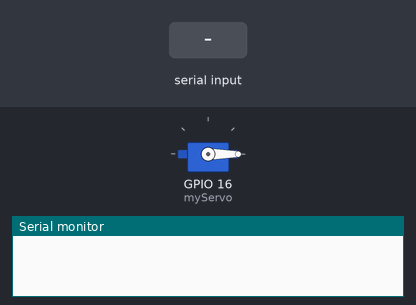
The sketch below on a simulated ESP32. Parts: servo, the last lines printed to the serial monitor. Inputs (shaded band) come from the test bench.

Above: at 1.2 s.
1.3 s: "90,45\n" received over Serial
At 2.2 s:
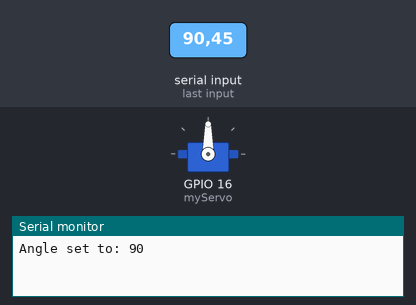
2.8 s: "30,150\n" received over Serial
At 3.3 s:
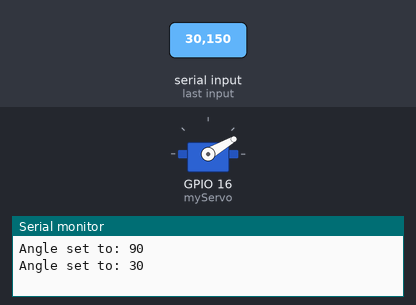
4.3 s: "90\n" received over Serial
At 5.6 s:
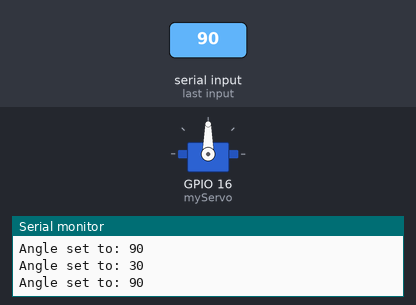
Timing chart, 0 to 7.3 s (numbered marks = the images above; inputs shaded):
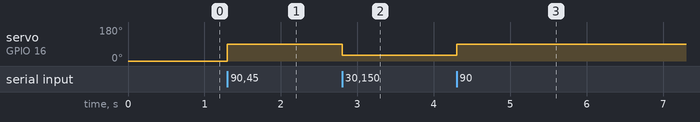

The sketch:

ServoAngleTesting.ino
```cpp
#include <ESP32Servo.h>


// === Servo Setup ===
Servo myServo;

// === Button & State ===
const int buttonPin = 16;    //pin for input button
bool toolState = false;      //tracks current state of tool
int lastButtonState = HIGH;

int val = 0;

void setup() {
  Serial.begin(115200);  //for debugging ofc

  // === Setup Servo ===
  myServo.attach(16, 1000, 2000);  //servo connected to pin 4, but be PWM capable
  myServo.write(0);  //start closed
}

void loop() {
  if (Serial.available() > 0) {
    int angle = Serial.parseInt();

    if (angle >= 0 && angle <= 180) {
      myServo.write(angle);
      Serial.print("Angle set to: ");
      Serial.println(angle);
    }

    while (Serial.available() > 0) {
      Serial.read();
    }
  }

  /*
  myServo.write(val);
  val++;
  if (val > 180) {
    val = 0;
  }
  delay(50);
  */
}
```

Measured:
- after the input at 1.3 s, servo on GPIO 16 (myServo): 0° → 90° at once
- after the input at 2.8 s, servo on GPIO 16 (myServo): 90° → 30° at once
- after the input at 4.3 s, servo on GPIO 16 (myServo): 30° → 90° at once
